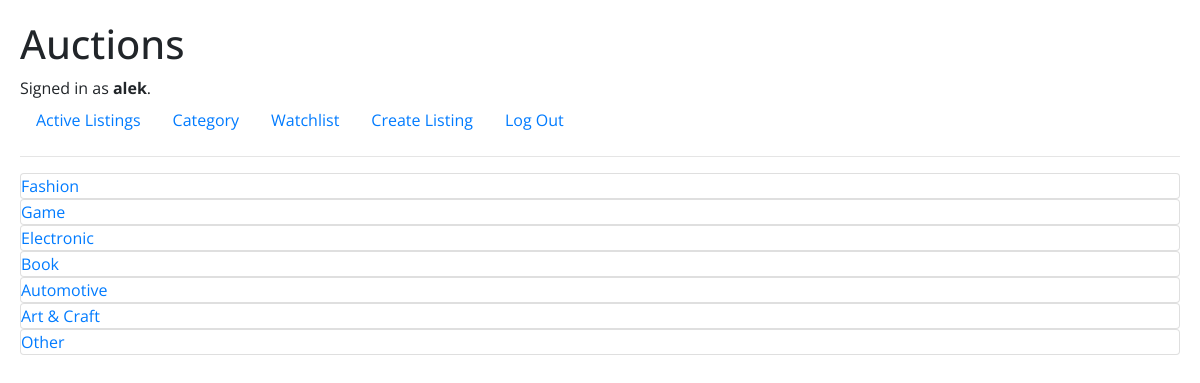
The page /categories (signed in) on the database its author committed.
### auctions/models.py (models this page shows, shortened)
class User(AbstractUser):
    pass

class Category(models.Model):
    name = models.CharField(max_length=64)

### auctions/views.py (the view)
# urls.py: path("categories", views.category_list, name="category_list"),
def category_list(request):
    categories = Category.objects.all()
    return render(request, "auctions/category_list.html", {
        "categories": categories
    })

### auctions/templates/auctions/category_list.html
{% extends 'auctions/layout.html' %}
{% block body %}
    {% for category in categories %}
        <div class="card">
            <a href="{% url 'category' category.name %}">{{ category.name }}</a>
        </div>
    {% endfor %}
{% endblock body %}

### auctions/templates/auctions/layout.html (shortened to what this page needs)
{% load static %}
<!DOCTYPE html>
<html lang="en">
    <head>
        <link rel="stylesheet" href="https://stackpath.bootstrapcdn.com/bootstrap/4.4.1/css/bootstrap.min.css">
        <link rel="stylesheet" href="{% static 'auctions/style.css' %}">
    </head>
    <body>
        <h1>Auctions</h1>
        <div>
            {% if user.is_authenticated %}
                Signed in as <strong>{{ user.username }}</strong>.
            {% else %}
                Not signed in.
            {% endif %}
        </div>
        <ul class="nav">
            <li class="nav-item">
                <a class="nav-link" href="{% url 'index' %}">Active Listings</a>
            </li>
            <li class="nav-item">
                <a class="nav-link" href="{% url 'category_list' %}">Category</a>
            </li>
            {% if user.is_authenticated %}
                <li class="nav-item">
                    <a class="nav-link" href="{% url 'watchlist' user.username %}">Watchlist</a>
                </li>
                <li class="nav-item">
                    <a class="nav-link" href="{% url 'create_listing' %}">Create Listing</a>
                </li>
                <li class="nav-item">
                    <a class="nav-link" href="{% url 'logout' %}">Log Out</a>
                </li>
            {% endif %}
        </ul>
        <hr>
        {% block body %}
        {% endblock %}
    </body>
</html>

### auctions/static/auctions/style.css (style rules this page uses)
body { margin: 20px; font-family: 'Open Sans', sans-serif; }

### rows shown on the page
User: username "alek"
Category: name "Fashion"
Category: name "Game"
Category: name "Electronic"
Category: name "Book"
Category: name "Automotive"
Category: name "Art & Craft"
Category: name "Other"
